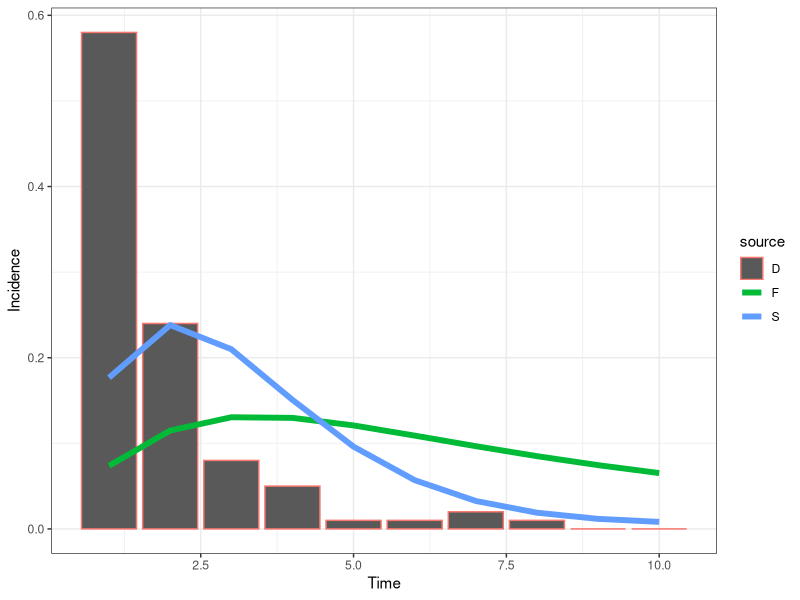

Source code (R):
# CF McQuaid & RMGJ Houben
# Start 21/04/2017 ---> current version after revision with Hanif 18/05/2017
# Cohort model of TB including regression and a slow stream
########################################
#                                      #
#                        M             # M - Death (due to disease)
#                       ^ ^            #
#                      /   \           #
#      -> Q <-> S <-> C <-> Y          # Q - Failed granuloma, S - Subclinical, C - Minimal (C+S-), Y - Disseminated (C+S+, symptomatic)
#     /    \    ^                      #
#    E       \  |                      # E - Exposed
#     \        \v                      #
#      -> K <-> Z                      # K - Controlled granuloma, Z- Leaky granuloma,
#         |                            #
#         v                            #
#         R                            # R - Sterilized granuloma (self-cure)
#                                      #
########################################
##set wd depending on who is coding/playing
setwd("C:/Users/cfmcquaid/Simulations")
#setwd("/Users/ReinHouben/Filr/ifolder/Applications (funding and jobs)/2016 - ERC starting grant/Rmodel_nathis/NatHistCoh")

### URL for how to upload changes: http://r-bio.github.io/intro-git-rstudio/
### to pull in Finn's version - type in shell: git pull upstream master
### to push my version - create pull request to Finn:  
#       commit (remember to tick box), then push
#       goto Github, pull requests, create pull request, if merge can be done on auto, just complete
#       Alternatively Finn complete pull request (he does not get email notification)
# Finn to just click push. Job done

#Next steps
# 1. get the prop inc disease after 5 years to 5%
###   How: play with Eq values, OR increase progression parameters
# 2. achieve 1 + start higher and sharper decrease in early years
###   How: change initial states to more realistic point, based on what prev of disease would be at screening
###   Also increase progression rates, while decreasing proportion that goes into the fast pathway
# OTHER NEXT STEPS - 8th May 2017
##  ?can we calculate in model how often (on average) people would come in and out of states over course of say 2 years?
##  ?Can we calculate average time in compartment in each step visit? Should be simple competing risk model right?

library("reshape2"); library("deSolve"); library("ggplot2"); library("plyr");
# Parameter sets: Average (), Wax (regression), Slow (slow), Full (regression, slow)
# Ax - rate from compartment A to compartment X, Omega - background mortality


# No regression: 1/Cy + 1/Ym = 3 years, Ym = 0.5 (0.3 death 0.2 self-cure), therefore Cy = 1. NOTE: 70% die, 30% self-cure
# Regression: 1/(Yc + Ym) = 0.5 years, Ym = 0.5 (as above), therefore Yc = 1.5.
# Regression: 1/(Cy + Cs) = 0.5 years. Assume ratio 2:1 for Cy:Cs, therefore Cs = 2/3
paramS <- c(Eq=0.10, Qs=1.00, Qz=0.00, Kz=0.01, Kr=0.10, Sc=1.00, Sq=0.00, Sz=0.00, Zk=0.00, Zs=0.00, Zq=0.01, Cy=1.00, Cs=0.00, Cm=0.05, Ym=0.50, Yc=0.00)
paramF <- c(Eq=0.10, Qs=1.00, Qz=0.00, Kz=0.01, Kr=0.10, Sc=1.00, Sq=0.25, Sz=0.00, Zk=0.05, Zs=0.00, Zq=0.01, Cy=1.32, Cs=0.66, Cm=0.05, Ym=0.50, Yc=1.50)
# Initial states of compartments
state <- c(E=100000, Q=0, K=0, S=0, Z=0, C=0, Y=0, R=0, M=0)
# Timespan for simulation
times <- seq(0, 10, by = 1)
# Timespan for burn
timeb <- 2
# Timespan for tornado
timet <- 5
# ODE function
regr <- function(t, state, parameters){
  with(as.list(c(state, parameters)), {
   # rates of change
   dE <- - E
   dQ <- + Eq*E + Sq*S + Zq*Z - (Qs + Qz)*Q
   dK <- + (1 - Eq)*E + Zk*Z - (Kz + Kr)*K
   dS <- + Qs*Q + Cs*C + Zs*Z - (Sc + Sq + Sz)*S
   dZ <- + Kz*K + Sz*S + Qz*Q - (Zk + Zs + Zq)*Z
   dC <- + Sc*S + Yc*Y - (Cs + Cy + Cm)*C
   dY <- + Cy*C -(Yc + Ym)*Y
   dR <- + Kr*K
   dM <- + Ym*Y + Cm*C
   # return the rate of change
   list(c(dE, dQ, dK, dS, dZ, dC, dY, dR, dM))
  })
}
# Burn off the first X years to establish the proportion of individuals in each compartment, removing diseased
burn <- function(tb, state, fxn, parameters){
  out <- ode(y = state, times = seq(0, tb, by = 1), func = fxn, parms = parameters)
  stateb <- c(out[tb, 2], out[tb, 3], out[tb, 4], out[tb, 5], out[tb, 6], C=0, Y=0, M=0, T=0)
  return(stateb)
}
# Calculation function
calc <- function(ts, tb, state, fxn, parameters, source){
  stateb <- burn(tb = tb, state = state, fxn = regr, parameters = parameters)
  out <- ode(y = stateb, times = ts, func = fxn, parms = parameters)
  out <- as.data.frame(out)
  # Removing the first timestep, time zero
  out <- out[-1,]
  # Calculating the "interval from conversion" (see Styblo 1991 & TSRU progress report 1967)
  out$int <- parameters["Cy"]*out$C/sum(parameters["Cy"]*out$C)
  # Formatting the data for plotting - putting into a melted data.fame, with additional columns for the source matrix
  out <- melt(out, id.vars = c("time"))
  out$source <- source
  return(out)
}
outS <- calc(ts = times, tb = timeb, state = state, fxn = regr, parameters = paramS, source = "S")
outF <- calc(ts = times, tb = timeb, state = state, fxn = regr, parameters = paramF, source = "F")
# Including the data for barplot
time <- c(1, 2, 3, 4, 5, 6, 7, 8, 9, 10); variable <- c("D", "D", "D", "D", "D", "D", "D", "D", "D", "D"); value <- c(0.58, 0.24, 0.08, 0.05, 0.01, 0.01, 0.02, 0.01, 0, 0); source <- c("D", "D", "D", "D", "D", "D", "D", "D", "D", "D")
outD <- data.frame(time, variable, value, source)
out <- rbind(outS, outF, outD)
# Plot output
theme_set(theme_bw())
##all scenarios
# ggplot(out[out$variable %in% c("int"), ], aes(time, value)) + geom_point(size=2) + labs(x = "Time", y = "Incidence") + facet_grid(source ~ . , scales = "fixed")
ggplot(out[out$variable %in% c("int"), ], aes(x = time, y = value, colour = source)) + geom_bar(data=out[out$variable %in% c("D"), ], stat="identity") + geom_line(size=2) + labs(x = "Time", y = "Incidence") 
# Fitting parameters and state: proportion of individuals diseased after "Otime" years, using parameter set "Osource"
Osource <- "F"; Otime <- 5
Iv <- out[which(out$source == Osource & out$variable == "int" & out$time == Otime), ]

# # Tornado plot
# range <- 0.01 ##sets range for the change in the parameters
# torn <- function(ts, tb, tt, state, fxn, parameters, source){
#   # Store data
#   data <- rbind(parameters, parameters)
#   rownames(data) <- c('+1%', '-1%')   
#   # Compare to default data set
#   out <- calc(ts = ts, tb = tb, state = state, fxn = regr, parameters = parameters, source = source)
#   def <- out[which(out$time ==tt & out$variable == "prev"),"value"]
#   for (i in 1:15){
#     # Increasing and decreasing each parameter in turn
#     parametersM = parameters; parametersL = parameters
#     parametersM[i] = parametersM[i] + range*parametersM[i]; parametersL[i] = parametersL[i] - range*parametersL[i]
#     outM <- calc(ts = ts, tb = tb, state = state, fxn = regr, parameters = parametersM, source = source); outL <- calc(ts = ts, tb = tb, state = state, fxn = regr, parameters = parametersL, source = source)
#     outM <- (outM[which(outM$time ==tt & outM$variable == "prev"),"value"] - def) / def; outL <- (outL[which(outL$time ==tt & outL$variable == "prev"),"value"] - def) / def
#     data[1, i] <- outM; data[2, i] <- outL
#   }
#   return(data)
# }
# data <- torn(ts = times, tb = timeb, tt = timet, state = state, fxn = regr, parameters = paramF, source ="F")
# # For plotting '%' on x-axis
# x <- seq(-0.01,0.01, length=10)
# ORD = order(abs(data[2,] - data[1,]))
###order black = increase in parameter, white is decrease in parameter value
# barplot(data[1,ORD], horiz = T, las=1, xlim = c(-0.01,0.01), xaxt='n', ylab = '', beside=T, col=c('black'))
# barplot(data[2,ORD], horiz = T, las=1, xlim = c(-0.01,0.01), xaxt='n', ylab = '', beside=T, col=c('white'), add = TRUE)
# axis(1, at=pretty(x), lab=paste0(pretty(x) * 100," %"), las=TRUE)
